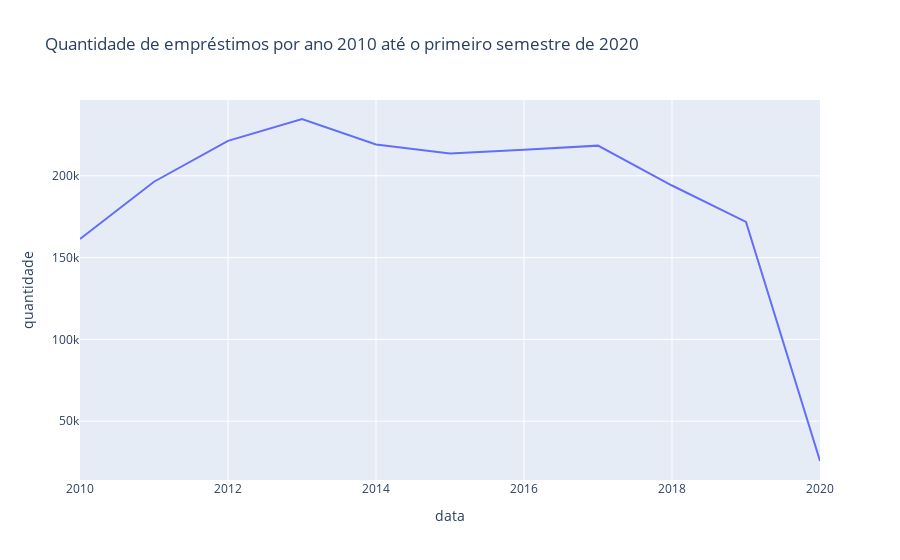

This figure's notebook cell:
### Code cell
fig = px.line(emprestimos_anuais, x=emprestimos_anuais.index, y='quantidade',
              title='Quantidade de empréstimos por ano\n2010 até o primeiro semestre de 2020')

fig.show()

### Figure 1 — Plotly figure (JSON) as saved in the notebook; plotly's stock layout.template omitted (floating-point values rounded to 4 significant figures)
{"data": [{"hovertemplate": "data=%{x}<br>quantidade=%{y}<extra></extra>", "legendgroup": "", "line": {"color": "#636efa", "dash": "solid"}, "marker": {"symbol": "circle"}, "mode": "lines", "name": "", "orientation": "v", "showlegend": false, "type": "scatter", "x": [2010, 2011, 2012, 2013, 2014, 2015, 2016, 2017, 2018, 2019, 2020], "xaxis": "x", "y": [161394, 196390, 221365, 234749, 219189, 213582, 215900, 218462, 194080, 171801, 25610], "yaxis": "y"}], "layout": {"legend": {"tracegroupgap": 0}, "title": {"text": "Quantidade de empréstimos por ano\n2010 até o primeiro semestre de 2020"}, "xaxis": {"anchor": "y", "domain": [0, 1], "title": {"text": "data"}}, "yaxis": {"anchor": "x", "domain": [0, 1], "title": {"text": "quantidade"}}}}
